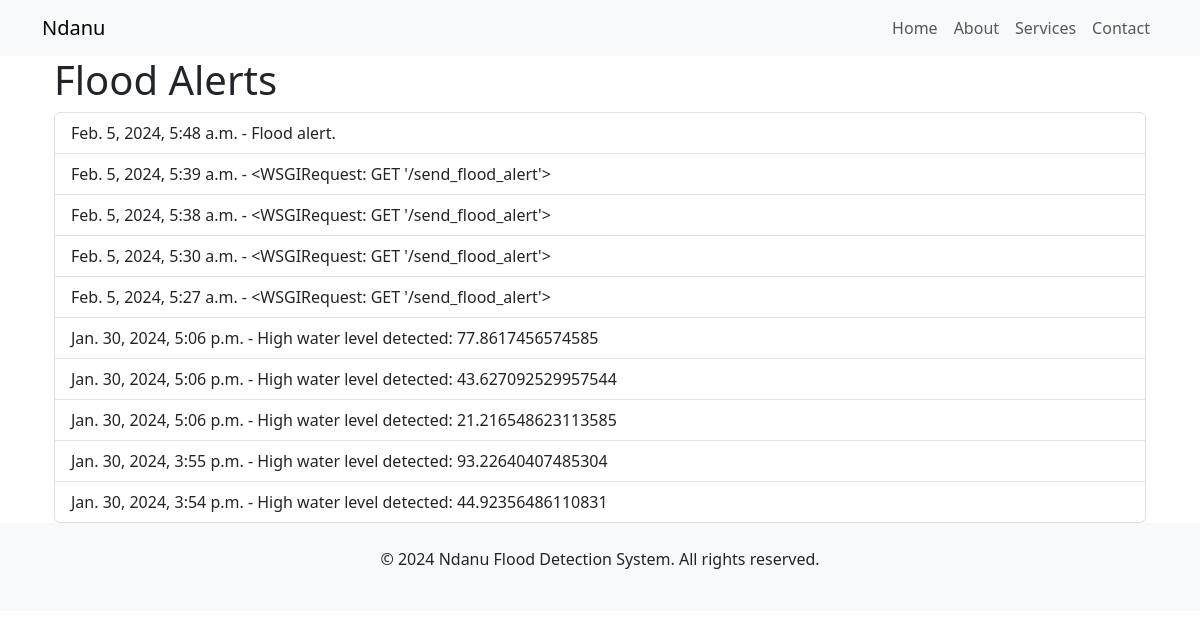
Before: /view-flood-alerts/ with the older database file.
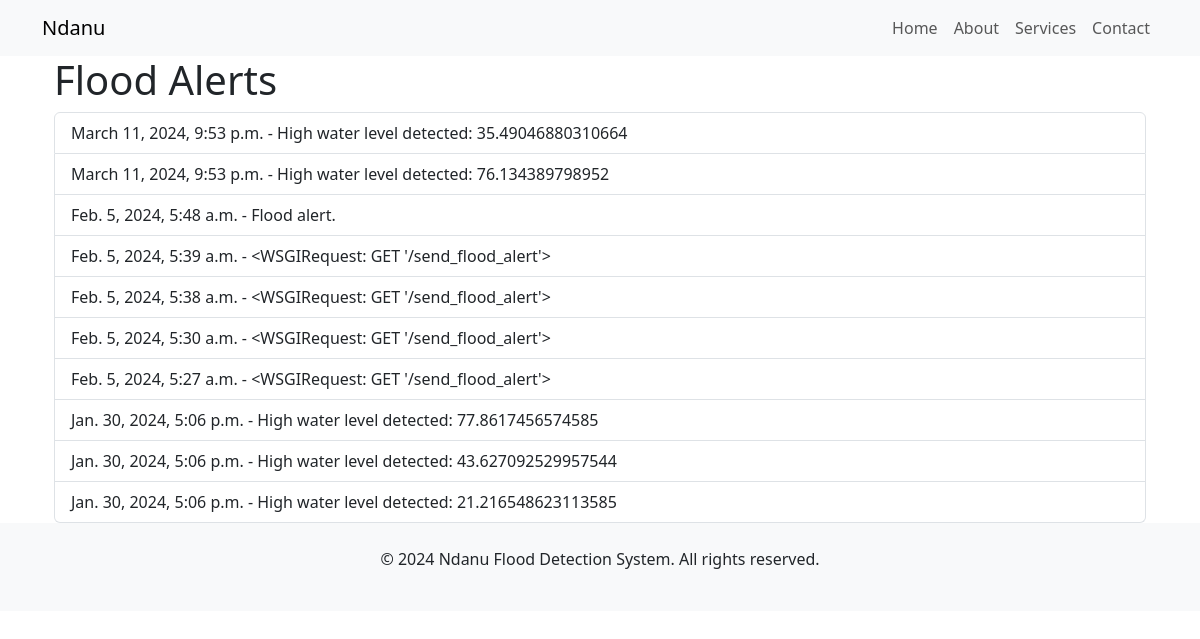
After: the same page with the newer database file.
### alerts/models.py (models this page shows, shortened)
class FloodAlert(models.Model):
    timestamp = models.DateTimeField(auto_now_add=True)
    alert_message = models.TextField()
    recipients = models.ManyToManyField(User)

### alerts/views.py (the view)
# urls.py: path('view-flood-alerts/', view_flood_alerts, name='view_flood_alerts'),
def view_flood_alerts(request):
    latest_alerts = FloodAlert.objects.order_by('-timestamp')[:10]
    context = {'latest_alerts': latest_alerts}
    return render(request, 'flood_alerts.html', context)

### frontend/templates/flood_alerts.html (shortened to what this page needs)
{% extends 'base.html' %}
{% block content %}
<div class="container">
    <h1>Flood Alerts</h1>
    <ul class="list-group">
        {% for alert in latest_alerts %}
            <li class="list-group-item">{{ alert.timestamp }} - {{ alert.alert_message }}</li>
        {% endfor %}
    </ul>
</div>
{% endblock %}

### frontend/templates/base.html (shortened to what this page needs)
{% load static %}
<!DOCTYPE html>
<html lang="en">
<head>
    <link href="https://cdn.jsdelivr.net/npm/bootstrap@5.3.0-alpha1/dist/css/bootstrap.min.css" rel="stylesheet">
    <link href="https://unicons.iconscout.com/release/v3.0.6/css/line.css" rel="stylesheet">
    <link href="{% static 'css/styles.css' %}" rel="stylesheet">
</head>
<body>
    <header>
        <nav class="navbar navbar-expand-lg navbar-light bg-light">
            <div class="container">
                <a class="navbar-brand" href="#">Ndanu</a>
                <div class="collapse navbar-collapse" id="navbarNav">
                    <ul class="navbar-nav ms-auto">
                        <li class="nav-item">
                            <a class="nav-link" href="#"> Home</a>
                        </li>
                        <li class="nav-item">
                            <a class="nav-link" href="#"> About</a>
                        </li>
                        <li class="nav-item">
                            <a class="nav-link" href="#"> Services</a>
                        </li>
                        <li class="nav-item">
                            <a class="nav-link" href="#"> Contact</a>
                        </li>
                    </ul>
                </div>
            </div>
        </nav>
    </header>
    <main>
        <div class="container">
            {% block content %}
            {% endblock %}
        </div>
    </main>
    <footer class="bg-light py-4">
        <div class="container text-center">
            <p>&copy; 2024 Ndanu Flood Detection System. All rights reserved.</p>
        </div>
    </footer>
</body>
</html>

Changed rows visible on the page:
no longer on this page (row unchanged): FloodAlert: timestamp "Jan. 30, 2024, 3:55 p.m.", alert_message "High water level detected: 93.22640407485304"
no longer on this page (row unchanged): FloodAlert: timestamp "Jan. 30, 2024, 3:54 p.m.", alert_message "High water level detected: 44.92356486110831"
added FloodAlert: timestamp "March 11, 2024, 9:53 p.m.", alert_message "High water level detected: 35.49046880310664"
added FloodAlert: timestamp "March 11, 2024, 9:53 p.m.", alert_message "High water level detected: 76.134389798952"
